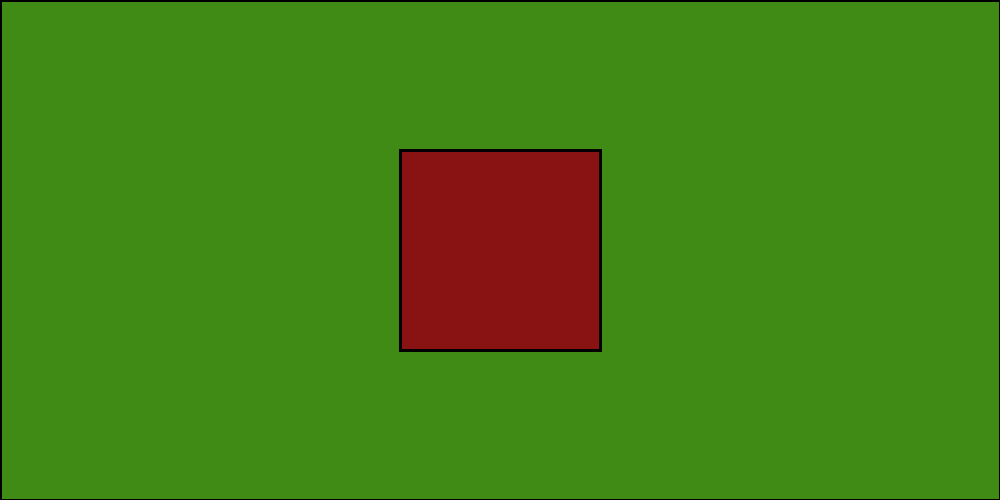
Frame 1 (no input)
Frame 60 (the mouse pressed at the canvas centre just before this capture): identical to frame 1, image omitted
Frame 120 (the mouse held since frame 60 and released just before this capture): identical to frame 1, image omitted

The Processing sketch that drew this single still picture (run headless with seeded random() and noise(); from frame 60 on, the mouse is pressed at the canvas centre):

// Processing sketch: JuegoDado
// ── JuegoDado.pde
private Dado dado;
private Tablero tablero;

public void setup() {
  size(1000, 500);
  dado = new Dado();
  dado.setPosicion(new PVector(400, 150));
  tablero = new Tablero();
  tablero.setPosicion(new PVector(0, 0));
}

public void draw() {
  tablero.display();
  dado.display();
}

public void keyReleased(){
}

// ── Dado.pde
class Dado extends GameObject{
  private int ancho, alto;
  private color colorDado;
  private String valor;
  
  public Dado(){
    ancho=200;
    alto=200;
    colorDado=#891313;
  }
  
  public Dado(PVector posicion, int ancho, int alto, color colorDado, String valor){
    this.posicion=posicion;
    this.ancho=ancho;
    this.alto=alto;
    this.colorDado=colorDado;
    this.valor=valor;
  }
  
  public void display(){
    strokeWeight(3);
    stroke(0);
    fill(this.colorDado);
    rect(this.posicion.x,this.posicion.y,ancho,alto);
  }
  
  public void generarValor(){
  }
  
  
}

// ── GameObject.pde
abstract class GameObject{
  protected PVector posicion;
  
  public abstract void display();
  
  public PVector getPosicion(){
    return this.posicion=posicion;
  }
  public void setPosicion(PVector posicion){
    this.posicion=posicion;
  }
}

// ── Tablero.pde
class Tablero extends GameObject {
  private int ancho;
  private int alto;

  public Tablero() {
    ancho=1000;
    alto=500;
  }

  public Tablero(PVector posicion, int ancho, int alto) {
    this.posicion=posicion;
    this.ancho=ancho;
    this.alto=alto;
  }

  public void display() {
    strokeWeight(3);
    stroke(0);
    fill(#3F8B16);
    rect(this.posicion.x, this.posicion.y, ancho, alto);
  }
  
  public void mostrarValorObtenido(){
    
  }
}
